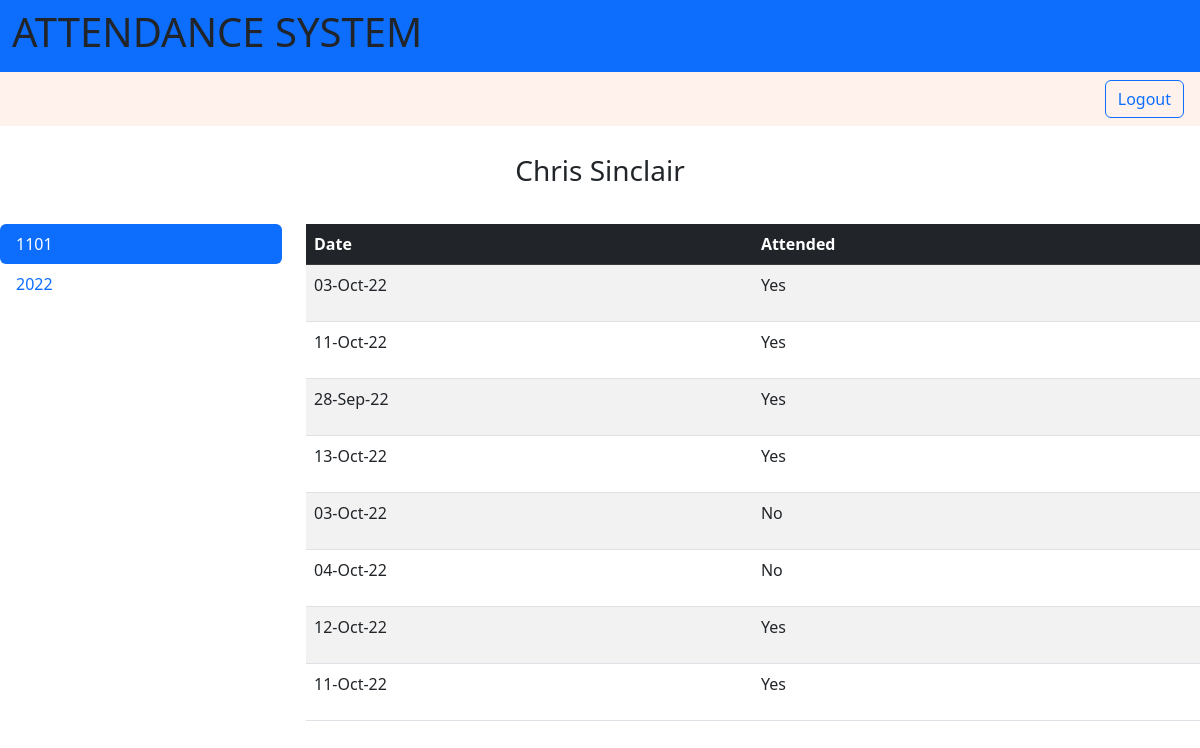
Screenshot of /student/attendance/ (signed in) with the database file from the repository.
### attendance/models.py (models this page shows, shortened)
class Student(models.Model):
    student_id = models.AutoField(primary_key=True)
    DDOB = models.DateField(blank=True, null=True)
    user = models.OneToOneField(User, on_delete=models.CASCADE, related_name='student_user')

class Attendance(models.Model):
    student = models.ForeignKey(Student, on_delete=models.CASCADE, default=False)
    attendance = models.BooleanField(default=False)
    theClass = models.ForeignKey(Class, on_delete=models.CASCADE)
    collegeDay = models.ForeignKey(CollegeDay, on_delete=models.CASCADE)

class CollegeDay(models.Model):
    date = models.DateField()
    theClass = models.ManyToManyField(Class, through='Attendance', null=True)

### attendance/views.py (the view)
# urls.py: path('student/attendance/',studentAttendance, name='student_attendance'),
def studentAttendance(request):
    user = request.user;
    student = Student.objects.get(user=user)
    attendance = Attendance.objects.filter(student=student).order_by('theClass__number')
    theClasses = attendance.values_list('theClass__number').order_by().distinct()
    theClass = list()
    for oldClass in theClasses:
        tempClass = oldClass.__str__()
        theClass.append(tempClass[1:len(tempClass)-2])
    context = {'user': user,
               'student': student,
               'attendance': attendance,
               'class': theClass}
    return render(request, 'student_attendance.html', context)

### attendance/templates/student_attendance.html (shortened to what this page needs)
{% extends "base.html" %}
{% block content %}
    <section class="mt-2 p-3 d-flex justify-content-center pb-4">
        <div class="col-0  m-1">
            <h3>{{ student.user.first_name }} {{ student.user.last_name }}</h3>
        </div>
    </section>
    <div class="row">
        <div class="col-3">
            <div class="nav flex-column nav-pills" id="v-pills-tab" role="tablist" aria-orientation="vertical">
                {% for theClass in class %}
                    {% if forloop.counter == 1 %}
                    <a class="nav-link active" id="v-pills-home-tab" data-toggle="pill" href="#{{ theClass }}"
                       role="tab" aria-controls="v-pills-home" aria-selected="true">
                    {% else %}
                    <a class="nav-link" id="v-pills-profile-tab" data-toggle="pill" href="#{{ theClass }}"
                       role="tab" aria-controls="v-pills-profile" aria-selected="false">
                    {% endif %}
                    {{ theClass }}</a>
                {% endfor %}
            </div>
        </div>
        <div class="col-9 tab-content" id="v-pills-tabContent">
            {% for theClass in class %}
                {% if forloop.counter == 1 %}
                <div class="tab-pane fade show active" id="{{ theClass }}" role="tabpanel" aria-labelledby="v-pills-home-tab">
                {% else %}
                <div class="tab-pane fade" id="{{ theClass }}" role="tabpanel" aria-labelledby="v-pills-profile-tab">
                {% endif %}
                    <div class="table-responsive table-scroll" data-mdb-perfect-scrollbar="true" style="position: relative; height: 600px">
                    <table class="table table-striped mb-0 card-body p-0">
                        <thead class="table-dark  ">
                        <tr>
                            <th scope="col">Date</th>
                            <th scope="col">Attended</th>
                        </tr>
                        </thead>
                        {% for attendStudent in attendance %}
                            <tr>
                                <td>{{ attendStudent.collegeDay.date|date:'d-M-y' }}</td>
                                <td>
                                    {% if attendStudent.attendance %}
                                        <p>Yes</p>
                                    {% else %}
                                        <p>No</p>
                                    {% endif %}
                                </td>
                            </tr>
                        {% endfor %}
                        </table>
                    </div>
                {% endfor %}
            </div>
        </div>
    </div>
    </div>
{% endblock %}

### rows the page displays
Student: user.first_name "Chris", user.last_name "Sinclair"
Attendance: collegeDay "03-Oct-22", attendance "Yes"
Attendance: collegeDay "11-Oct-22", attendance "Yes"
Attendance: collegeDay "28-Sep-22", attendance "Yes"
Attendance: collegeDay "13-Oct-22", attendance "Yes"
Attendance: collegeDay "03-Oct-22", attendance "No"
Attendance: collegeDay "04-Oct-22", attendance "No"
Attendance: collegeDay "12-Oct-22", attendance "Yes"
Attendance: collegeDay "11-Oct-22", attendance "Yes"

### other values shown
{{ theClass }} "1101" "2022"
